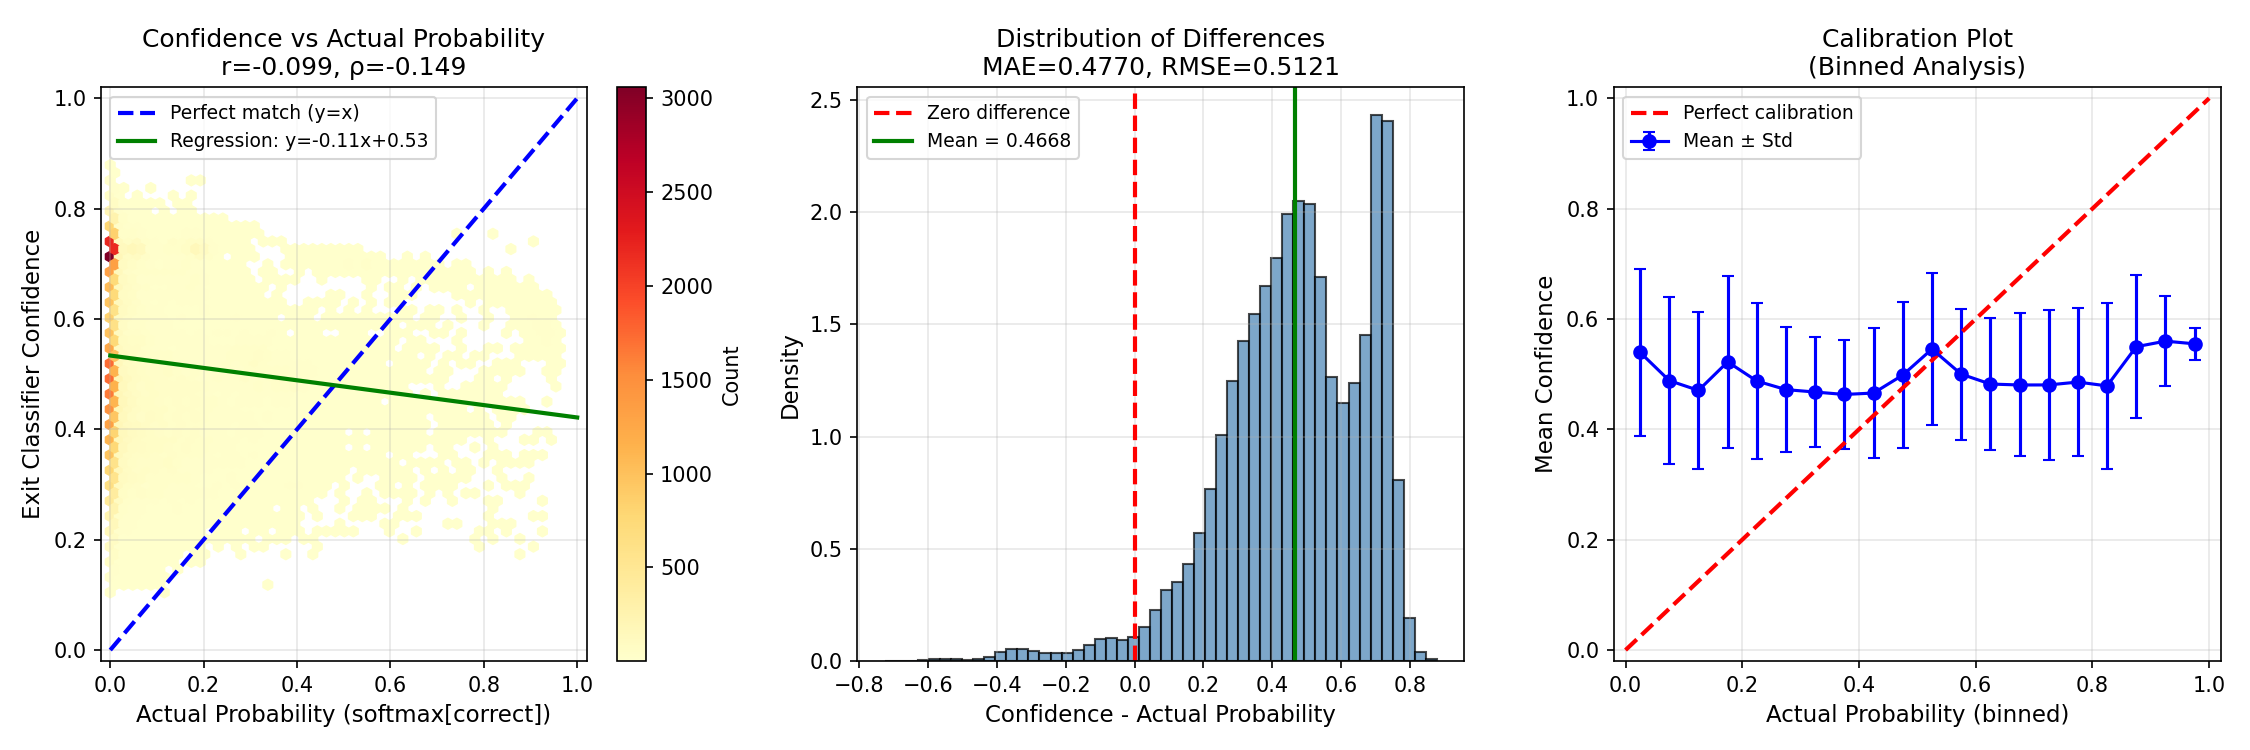

Python code for this plot:
"""
Confidence vs Actual Prediction Probability Correlation Analysis

Compares exit_classifier confidence with actual softmax probability of correct token.
"""

import torch
import matplotlib.pyplot as plt
import numpy as np
from scipy import stats as scipy_stats

from lego import (
    LEGOLLM,
    LEGOBlock,
    TransformerBlock,
    ExperimentConfig,
    TrainerConfig,
    set_seed,
    get_device,
    create_wikitext_dataloaders,
    train_block,
    create_sequence_data,
)


def main() -> None:
    """Compare confidence with actual prediction probability."""
    config = ExperimentConfig(
        dim=64,
        num_heads=4,
        ffn_dim=256,
        max_seq_len=1024,
        causal=True,
        eps=1e-6,
        seq_len=32,
        num_samples=10000,
        block_layers=(2,),
        exit_hidden_dim=128,
    )

    trainer_config = TrainerConfig(
        batch_size=64,
        max_epochs=50,
        patience=3,
        grad_clip=1.0,
        val_ratio=0.2,
        hard_ratio=0.5,
        lr=1e-3,
        verbose=True,
    )

    device = get_device()

    print("=" * 60)
    print("Confidence vs Actual Probability Correlation Analysis")
    print("=" * 60)
    print(f"Device: {device}")

    # Setup
    set_seed(42)
    train_batches, val_batches, vocab_size = create_wikitext_dataloaders(
        config.num_samples, trainer_config.batch_size, config.seq_len, seed=42
    )

    # Create model
    blocks = [
        LEGOBlock(
            TransformerBlock(
                config.dim, config.num_heads, num_layers,
                config.ffn_dim, config.max_seq_len, config.causal, config.eps
            ),
            config.exit_hidden_dim,
        )
        for num_layers in config.block_layers
    ]
    model = LEGOLLM(vocab_size, config.dim, blocks).to(device)

    # Create sequence data
    train_data = create_sequence_data(model, train_batches)
    val_data = create_sequence_data(model, val_batches)
    print(f"Train data: {len(train_data)} sequences ({train_data.num_tokens} tokens)")
    print(f"Val data: {len(val_data)} sequences ({val_data.num_tokens} tokens)")

    # Train Block 0
    block = model.blocks[0]
    optimizer = torch.optim.AdamW(block.parameters(), lr=trainer_config.lr)

    hard_data, stats = train_block(
        block=block,
        train_data=train_data,
        val_data=val_data,
        optimizer=optimizer,
        config=trainer_config,
    )

    print(f"\nBlock 0 Results:")
    print(f"  Best PPL: {stats['best_val_ppl']:.2f}")
    print(f"  Threshold: {stats['threshold']:.4f}")

    # Compute both confidence and actual probability on validation data
    print("\nComputing confidence and actual probabilities on validation data...")
    block.eval()

    all_confidences: list[torch.Tensor] = []
    all_actual_probs: list[torch.Tensor] = []

    with torch.no_grad():
        for h, y in val_data.to(str(device)).batches(trainer_config.batch_size, shuffle=False):
            h_out, logits, _ = block.forward(h)

            # Exit classifier confidence
            confidence = block.exit_classifier.compute_confidence(h_out)  # (batch, seq_len)

            # Actual probability of correct token = exp(-cross_entropy_loss)
            probs = torch.softmax(logits, dim=-1)  # (batch, seq_len, vocab_size)
            # Gather probability of correct token
            actual_prob = probs.gather(dim=-1, index=y.unsqueeze(-1)).squeeze(-1)  # (batch, seq_len)

            all_confidences.append(confidence.cpu())
            all_actual_probs.append(actual_prob.cpu())

    confidences_flat = torch.cat(all_confidences).view(-1).numpy()
    actual_probs_flat = torch.cat(all_actual_probs).view(-1).numpy()

    print(f"Total tokens: {len(confidences_flat)}")

    # Compute correlation metrics
    pearson_r, pearson_p = scipy_stats.pearsonr(confidences_flat, actual_probs_flat)
    spearman_r, spearman_p = scipy_stats.spearmanr(confidences_flat, actual_probs_flat)

    # Compute R² (coefficient of determination)
    ss_res = np.sum((actual_probs_flat - confidences_flat) ** 2)
    ss_tot = np.sum((actual_probs_flat - actual_probs_flat.mean()) ** 2)
    r_squared = 1 - (ss_res / ss_tot)

    # Mean Absolute Error
    mae = np.mean(np.abs(confidences_flat - actual_probs_flat))

    # Root Mean Square Error
    rmse = np.sqrt(np.mean((confidences_flat - actual_probs_flat) ** 2))

    print("\n" + "=" * 60)
    print("Correlation Metrics")
    print("=" * 60)
    print(f"  Pearson correlation:  r = {pearson_r:.4f} (p = {pearson_p:.2e})")
    print(f"  Spearman correlation: ρ = {spearman_r:.4f} (p = {spearman_p:.2e})")
    print(f"  R² (if perfect match): {r_squared:.4f}")
    print(f"  Mean Absolute Error:   {mae:.4f}")
    print(f"  Root Mean Square Error: {rmse:.4f}")

    print("\n" + "=" * 60)
    print("Statistics")
    print("=" * 60)
    print(f"  Confidence   - Mean: {confidences_flat.mean():.4f}, Std: {confidences_flat.std():.4f}")
    print(f"  Actual Prob  - Mean: {actual_probs_flat.mean():.4f}, Std: {actual_probs_flat.std():.4f}")

    # Create scatter plot with density
    fig, axes = plt.subplots(1, 3, figsize=(15, 5))

    # 1. Scatter plot with density coloring
    ax1 = axes[0]

    # Use hexbin for density visualization (better for many points)
    hb = ax1.hexbin(
        actual_probs_flat, confidences_flat,
        gridsize=50, cmap='YlOrRd', mincnt=1,
    )
    plt.colorbar(hb, ax=ax1, label='Count')

    # Add diagonal line (perfect correlation)
    ax1.plot([0, 1], [0, 1], 'b--', linewidth=2, label='Perfect match (y=x)')

    # Add regression line
    slope, intercept, _, _, _ = scipy_stats.linregress(actual_probs_flat, confidences_flat)
    x_line = np.linspace(0, 1, 100)
    ax1.plot(x_line, slope * x_line + intercept, 'g-', linewidth=2,
             label=f'Regression: y={slope:.2f}x+{intercept:.2f}')

    ax1.set_xlabel('Actual Probability (softmax[correct])', fontsize=11)
    ax1.set_ylabel('Exit Classifier Confidence', fontsize=11)
    ax1.set_title(f'Confidence vs Actual Probability\nr={pearson_r:.3f}, ρ={spearman_r:.3f}', fontsize=12)
    ax1.legend(loc='upper left', fontsize=9)
    ax1.set_xlim(-0.02, 1.02)
    ax1.set_ylim(-0.02, 1.02)
    ax1.grid(True, alpha=0.3)

    # 2. Histogram of differences
    ax2 = axes[1]
    differences = confidences_flat - actual_probs_flat

    ax2.hist(differences, bins=50, density=True, alpha=0.7, color='steelblue', edgecolor='black')
    ax2.axvline(x=0, color='red', linestyle='--', linewidth=2, label='Zero difference')
    ax2.axvline(x=differences.mean(), color='green', linestyle='-', linewidth=2,
                label=f'Mean = {differences.mean():.4f}')

    ax2.set_xlabel('Confidence - Actual Probability', fontsize=11)
    ax2.set_ylabel('Density', fontsize=11)
    ax2.set_title(f'Distribution of Differences\nMAE={mae:.4f}, RMSE={rmse:.4f}', fontsize=12)
    ax2.legend(fontsize=9)
    ax2.grid(True, alpha=0.3)

    # 3. Binned comparison
    ax3 = axes[2]

    # Bin actual probabilities and compute mean confidence for each bin
    num_bins = 20
    bin_edges = np.linspace(0, 1, num_bins + 1)
    bin_centers = (bin_edges[:-1] + bin_edges[1:]) / 2
    bin_indices = np.digitize(actual_probs_flat, bin_edges) - 1
    bin_indices = np.clip(bin_indices, 0, num_bins - 1)

    bin_means = []
    bin_stds = []
    bin_counts = []
    for i in range(num_bins):
        mask = bin_indices == i
        if mask.sum() > 0:
            bin_means.append(confidences_flat[mask].mean())
            bin_stds.append(confidences_flat[mask].std())
            bin_counts.append(mask.sum())
        else:
            bin_means.append(np.nan)
            bin_stds.append(np.nan)
            bin_counts.append(0)

    bin_means = np.array(bin_means)
    bin_stds = np.array(bin_stds)

    # Plot binned means with error bars
    valid = ~np.isnan(bin_means)
    ax3.errorbar(bin_centers[valid], bin_means[valid], yerr=bin_stds[valid],
                 fmt='o-', capsize=3, color='blue', label='Mean ± Std')
    ax3.plot([0, 1], [0, 1], 'r--', linewidth=2, label='Perfect calibration')

    ax3.set_xlabel('Actual Probability (binned)', fontsize=11)
    ax3.set_ylabel('Mean Confidence', fontsize=11)
    ax3.set_title('Calibration Plot\n(Binned Analysis)', fontsize=12)
    ax3.legend(fontsize=9)
    ax3.set_xlim(-0.02, 1.02)
    ax3.set_ylim(-0.02, 1.02)
    ax3.grid(True, alpha=0.3)

    plt.tight_layout()
    plt.savefig('confidence_correlation.png', dpi=150)
    print("\nSaved: confidence_correlation.png")
    plt.show()

    # Interpretation
    print("\n" + "=" * 60)
    print("Interpretation")
    print("=" * 60)

    if pearson_r > 0.9:
        quality = "Excellent"
    elif pearson_r > 0.7:
        quality = "Good"
    elif pearson_r > 0.5:
        quality = "Moderate"
    else:
        quality = "Weak"

    print(f"  Correlation quality: {quality}")
    print()

    if differences.mean() > 0.05:
        print("  → Exit classifier is OVERCONFIDENT (predicts higher than actual)")
    elif differences.mean() < -0.05:
        print("  → Exit classifier is UNDERCONFIDENT (predicts lower than actual)")
    else:
        print("  → Exit classifier is well-calibrated (close to actual)")

    print()
    print("  Note: Exit classifier learns to predict exp(-loss) from hidden states alone,")
    print("        without access to the target token. High correlation means it can")
    print("        successfully estimate prediction difficulty from the hidden representation.")


if __name__ == "__main__":
    main()
